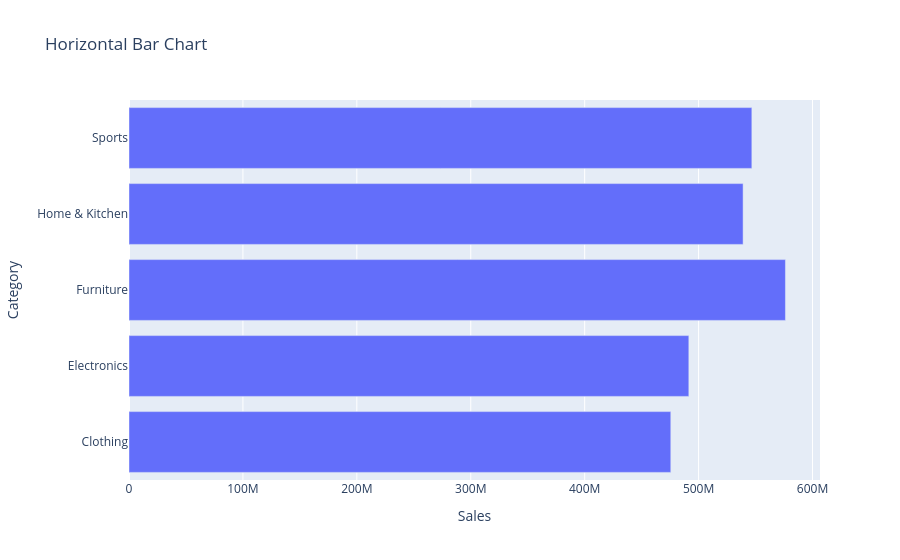

This figure's notebook cell:
### Markdown cell above
**Code Cell 6
Horizontal Bar Chart**

### Code cell
fig = px.bar(
    category_sales,
    x="Sales",
    y="Category",
    orientation="h",
    title="Horizontal Bar Chart"
)

fig.show()

### Figure 1 — Plotly figure (JSON) as saved in the notebook; plotly's stock layout.template omitted (floating-point values rounded to 4 significant figures)
{"data": [{"hovertemplate": "Sales=%{x}<br>Category=%{y}<extra></extra>", "legendgroup": "", "marker": {"color": "#636efa", "pattern": {"shape": ""}}, "name": "", "orientation": "h", "showlegend": false, "textposition": "auto", "type": "bar", "x": [475600000.0, 491400000.0, 576200000.0, 539100000.0, 546700000.0], "xaxis": "x", "y": ["Clothing", "Electronics", "Furniture", "Home & Kitchen", "Sports"], "yaxis": "y"}], "layout": {"barmode": "relative", "legend": {"tracegroupgap": 0}, "title": {"text": "Horizontal Bar Chart"}, "xaxis": {"anchor": "y", "domain": [0, 1], "title": {"text": "Sales"}}, "yaxis": {"anchor": "x", "domain": [0, 1], "title": {"text": "Category"}}}}
